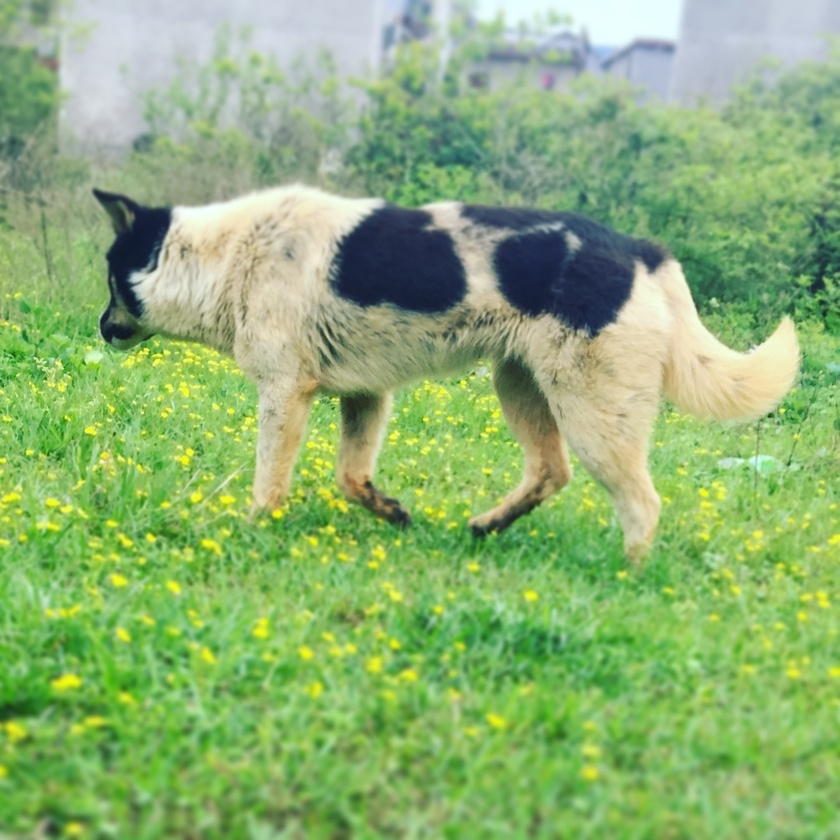
#> input picture OpenCV-Notes/图像的特效变换/img.jpg, 840 x 840 px, shrunk from 1426 x 1426 before the run
$ python Cameo.py
#> lines starting #> are read from the running program, lines starting #| are printed output that depends on the picture
import cv2
import numpy as np
img = cv2.imread('img.jpg', 1)
#> img is the input picture: shape (840, 840, 3); mean B, G, R 115.4, 176.9, 140.5
imgInfo = img.shape
#> imgInfo = (840, 840, 3)
height = imgInfo[0]
#> height = 840
width = imgInfo[1]
#> width = 840
gray = cv2.cvtColor(img, cv2.COLOR_BGR2GRAY)
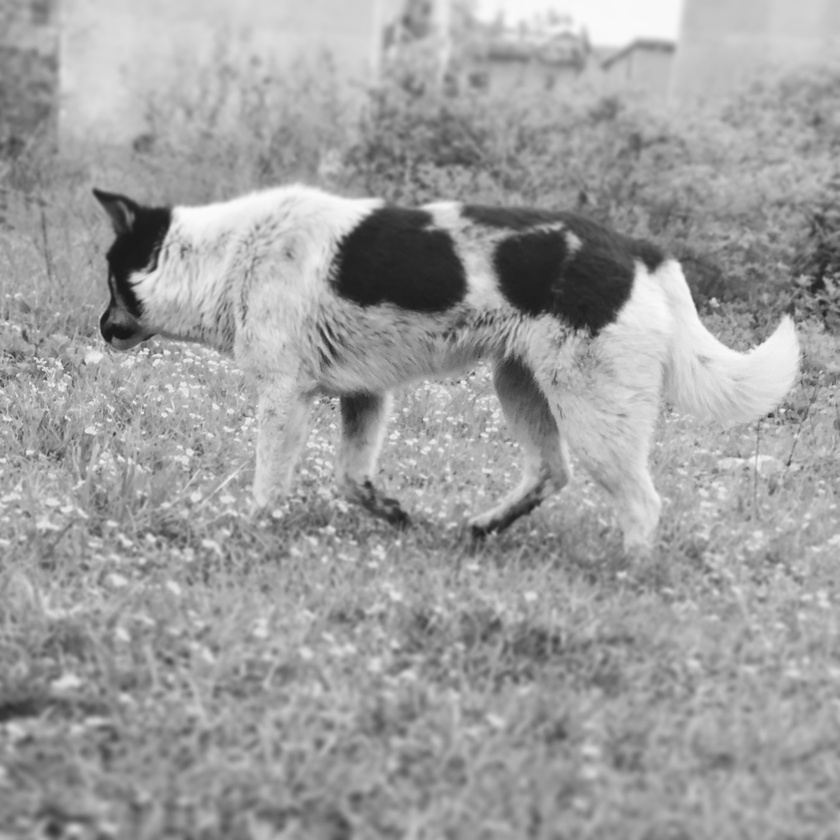
#> gray: shape (840, 840); min 23, max 252, mean 159
# newp = gray0-gray1+150
dst = np.zeros((height, width, 1),np.uint8)
for i in range(0, height):
    for j in range(0, width - 1):
        grayp0 = int(gray[i, j])
        grayp1 = int(gray[i, j+1])
        newp = grayp0 - grayp1 + 150
        if newp > 255:
            newp = 255
        if newp < 0:
            newp = 0
        dst[i, j] = newp
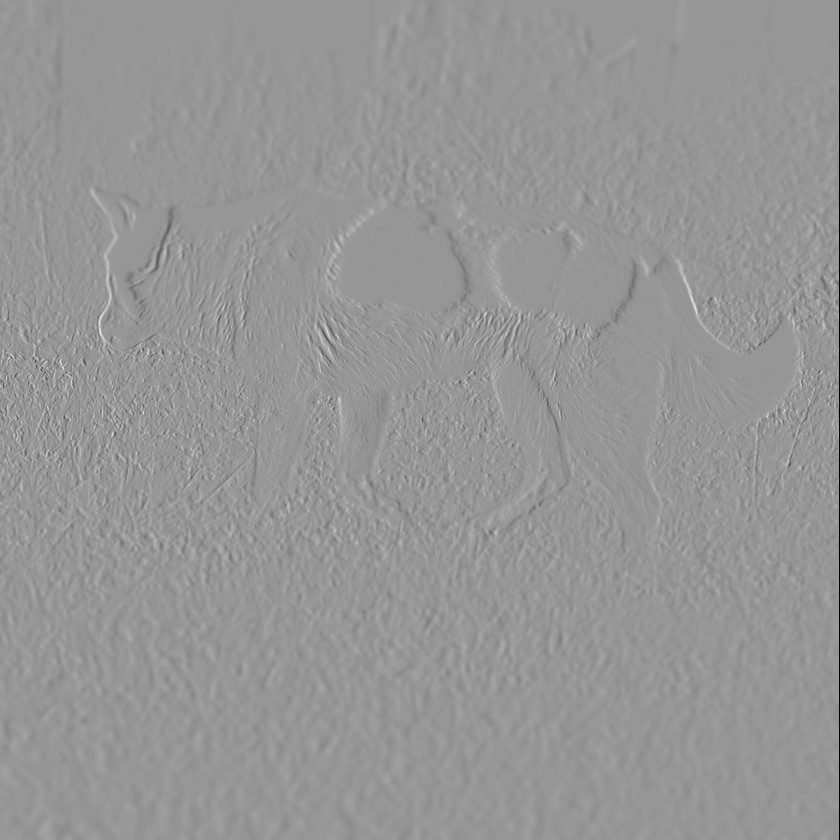
#> dst: shape (840, 840, 1); min 0, max 242, mean 149.8
cv2.imshow('dst', dst)
cv2.waitKey()
